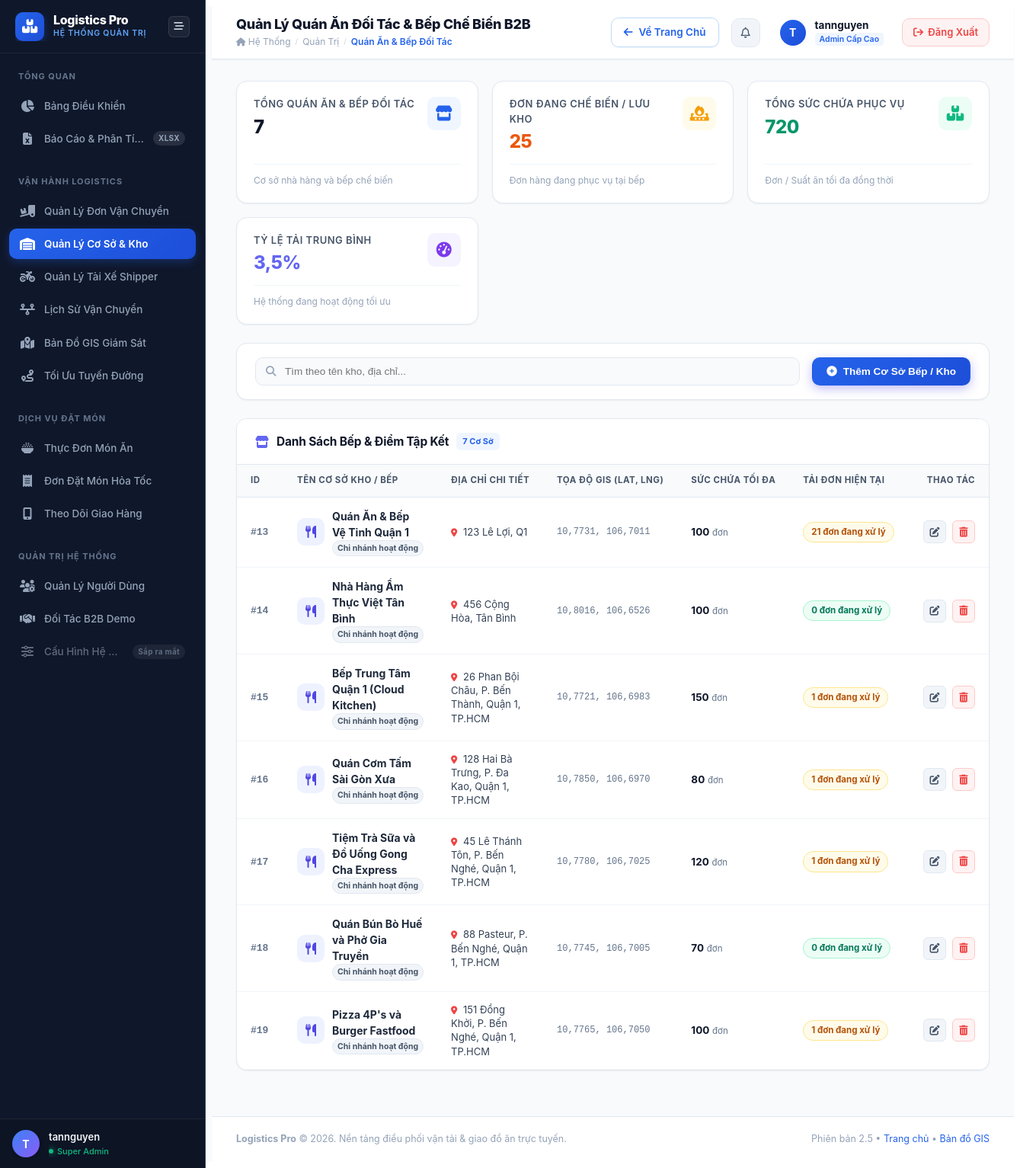
The page /quan-ly-kho/ (signed in) on the database as committed earlier.
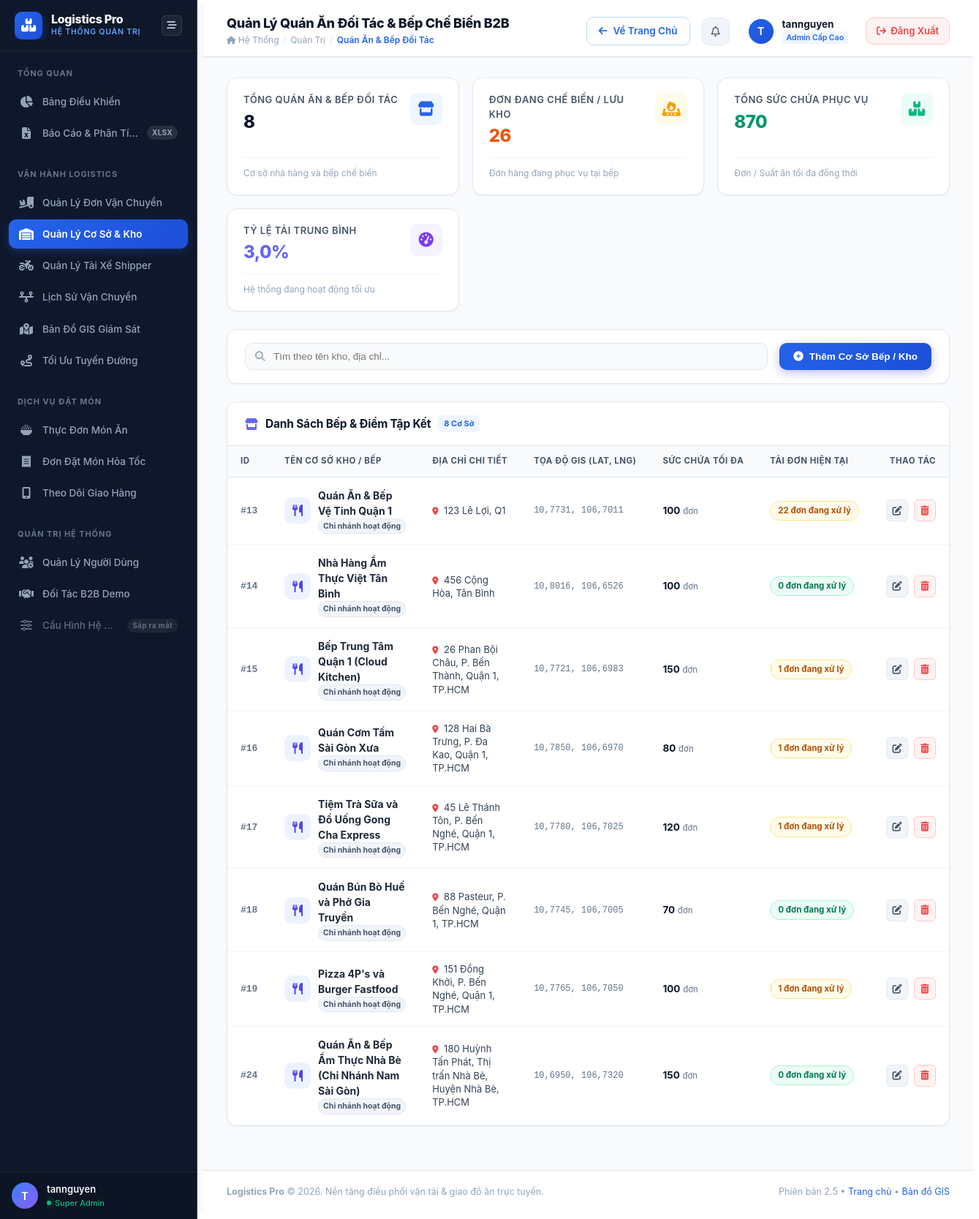
The same page on the database as committed later.
### core/models.py (models this page shows, shortened)
class KhoHang(models.Model):
    chu_so_huu = models.ForeignKey(User, on_delete=models.SET_NULL, null=True, blank=True,
                                   related_name='cac_quan_an', verbose_name="Chủ quán / Đối tác B2B")
    ten_kho = models.CharField(max_length=100, verbose_name="Tên Quán Ăn / Nhà Hàng / Chi Nhánh")
    dia_chi = models.CharField(max_length=200, verbose_name="Địa chỉ")
    lat = models.FloatField(help_text="Vĩ độ (Latitude)")
    lng = models.FloatField(help_text="Kinh độ (Longitude)")
    suc_chua_toi_da = models.IntegerField(default=100, verbose_name="Công suất phục vụ tối đa (Đơn/ngày)")
    loai_hinh = models.CharField(max_length=50, default='Quán ăn ẩm thực', verbose_name="Loại hình cơ sở")
    hinh_anh = models.CharField(max_length=500, blank=True, null=True, default='', verbose_name="Ảnh đại diện quán/bếp")
    danh_gia = models.FloatField(default=4.8, verbose_name="Điểm đánh giá sao")
    thoi_gian_mo_cua = models.CharField(max_length=100, default='07:00 - 22:30', verbose_name="Giờ mở cửa")
    hotline = models.CharField(max_length=20, default='1900 6868', verbose_name="Hotline liên hệ")
    class Meta:
        verbose_name = "Quán ăn / Nhà hàng đối tác B2B"
        verbose_name_plural = "Danh sách Quán ăn / Nhà hàng B2B"

### core/views.py (the view)
# urls.py: path('quan-ly-kho/', views.quan_ly_kho, name='quan_ly_kho'),
@login_required(login_url='core:login')
def quan_ly_kho(request):
    if not request.user.is_staff:
        return redirect('core:home')
    ds_kho = KhoHang.objects.all().order_by('id')
    q = request.GET.get('q', '').strip()
    if q:
        ds_kho = ds_kho.filter(Q(ten_kho__icontains=q) | Q(dia_chi__icontains=q))
    for kho in ds_kho:
        kho.don_chua_giao = kho.donhang_set.exclude(trang_thai__in=['ĐÃ GIAO THÀNH CÔNG', 'ĐÃ HỦY']).count()
        if kho.suc_chua_toi_da and kho.suc_chua_toi_da > 0:
            kho.ty_le_tai = min(round((kho.don_chua_giao / kho.suc_chua_toi_da) * 100), 100)
        else:
            kho.ty_le_tai = 0
    tong_kho = KhoHang.objects.count()
    tong_don_dang_xu_ly = DonHang.objects.exclude(trang_thai__in=['ĐÃ GIAO THÀNH CÔNG', 'ĐÃ HỦY']).count()
    tong_suc_chua = KhoHang.objects.aggregate(Sum('suc_chua_toi_da'))['suc_chua_toi_da__sum'] or 0
    ty_le_tai = round((tong_don_dang_xu_ly / tong_suc_chua * 100), 1) if tong_suc_chua > 0 else 0
    stats = {
        'tong_kho': tong_kho,
        'tong_don_dang_xu_ly': tong_don_dang_xu_ly,
        'tong_suc_chua': tong_suc_chua,
        'ty_le_tai': ty_le_tai,
    }
    return render(request, 'admin_dashboard/quan_ly_kho.html', {
        'ds_kho': ds_kho,
        'stats': stats,
        'q': q,
        'active_menu': 'kho_hang',
    })

### templates/admin_dashboard/quan_ly_kho.html (shortened to what the changed rows need)
{% extends "admin_dashboard/admin_base.html" %}
{% load static currency_filters %}
{% block page_title %}Quản Lý Quán Ăn Đối Tác & Bếp Chế Biến B2B{% endblock %}
{% block admin_content %}
<div class="admin-kpi-grid" style="margin-bottom: 24px;">
    <div class="admin-kpi-card">
        <div class="admin-kpi-header">
            <div>
                <div class="admin-kpi-title">Tổng Quán Ăn & Bếp Đối Tác</div>
                <div class="admin-kpi-value">{{ stats.tong_kho }}</div>
            </div>
        </div>
    </div>
    <div class="admin-kpi-card">
        <div class="admin-kpi-header">
            <div>
                <div class="admin-kpi-title">Đơn Đang Chế Biến / Lưu Kho</div>
                <div class="admin-kpi-value" style="color: #ea580c;">{{ stats.tong_don_dang_xu_ly }}</div>
            </div>
        </div>
    </div>
    <div class="admin-kpi-card">
        <div class="admin-kpi-header">
            <div>
                <div class="admin-kpi-title">Tổng Sức Chứa Phục Vụ</div>
                <div class="admin-kpi-value" style="color: #059669;">{{ stats.tong_suc_chua }}</div>
            </div>
        </div>
    </div>
    <div class="admin-kpi-card">
        <div class="admin-kpi-header">
            <div>
                <div class="admin-kpi-title">Tỷ Lệ Tải Trung Bình</div>
                <div class="admin-kpi-value" style="color: #6366f1;">{{ stats.ty_le_tai }}%</div>
            </div>
        </div>
    </div>
</div>
<div class="admin-card">
    <div class="admin-card-header" style="flex-wrap: wrap; gap: 12px;">
        <div class="admin-card-title-box">
            <i class="fa-solid fa-store admin-card-title-icon" style="color: #6366f1;"></i>
            <h3 class="admin-card-title">Danh Sách Bếp & Điểm Tập Kết</h3>
            <span class="admin-card-badge">{{ ds_kho|length }} Cơ Sở</span>
        </div>
    </div>
    <div class="admin-table-container">
        <table class="admin-table" id="warehouseTable">
            <thead>
                <tr>
                    <th style="width: 70px;">ID</th>
                    <th>Tên Cơ Sở Kho / Bếp</th>
                    <th>Địa Chỉ Chi Tiết</th>
                    <th>Tọa Độ GIS (Lat, Lng)</th>
                    <th>Sức Chứa Tối Đa</th>
                    <th>Tải Đơn Hiện Tại</th>
                    <th style="text-align: right; width: 120px;">Thao Tác</th>
                </tr>
            </thead>
            <tbody>
                {% for kho in ds_kho %}
                <tr id="row-warehouse-{{ kho.id }}">
                    <td>
                        <strong style="color: #64748b; font-family: monospace;">#{{ kho.id }}</strong>
                    </td>
                    <td>
                        <div style="display: flex; align-items: center; gap: 10px;">
                            <div style="width: 36px; height: 36px; border-radius: 10px; background: #eef2ff; color: #4f46e5; display: flex; align-items: center; justify-content: center; font-size: 16px; flex-shrink: 0;">
                                <i class="fa-solid fa-utensils"></i>
                            </div>
                            <div>
                                <div style="font-weight: 700; color: #1e293b; font-size: 14px;">{{ kho.ten_kho }}</div>
                                <span class="admin-badge admin-badge-neutral" style="font-size: 10.5px; padding: 2px 6px;">Chi nhánh hoạt động</span>
                            </div>
                        </div>
                    </td>
                    <td>
                        <div style="color: #334155; font-size: 13px; max-width: 260px; line-height: 1.4;">
                            <i class="fa-solid fa-location-dot" style="color: #ef4444; font-size: 11px; margin-right: 4px;"></i>
                            {{ kho.dia_chi }}
                        </div>
                    </td>
                    <td>
                        <div style="font-family: monospace; font-size: 12px; color: #64748b;">
                            {{ kho.lat|floatformat:4 }}, {{ kho.lng|floatformat:4 }}
                        </div>
                    </td>
                    <td>
                        <strong style="color: #0f172a; font-size: 13.5px;">{{ kho.suc_chua_toi_da }}</strong>
                        <span style="font-size: 11.5px; color: #64748b;">đơn</span>
                    </td>
                    <td>
                        <div style="display: flex; align-items: center; gap: 6px;">
                            <span class="admin-badge {% if kho.don_chua_giao > 0 %}admin-badge-warning{% else %}admin-badge-success{% endif %}">
                                {{ kho.don_chua_giao|default:0 }} đơn đang xử lý
                            </span>
                        </div>
                    </td>
                    <td style="text-align: right;">
                        <div class="admin-row-actions" style="justify-content: flex-end;">
                            <button type="button" class="admin-btn-icon-sm" title="Chỉnh sửa cơ sở này" onclick="openEditWarehouseModal('{{ kho.id }}', '{{ kho.ten_kho|escapejs }}', '{{ kho.dia_chi|escapejs }}', '{{ kho.lat }}', '{{ kho.lng }}', '{{ kho.suc_chua_toi_da }}')">
                                <i class="fa-solid fa-pen-to-square"></i>
                            </button>
                            <button type="button" class="admin-btn-icon-sm" style="color: #ef4444; border-color: #fecaca; background: #fef2f2;" title="Xóa cơ sở kho" onclick="confirmDeleteWarehouse('{{ kho.id }}', '{{ kho.ten_kho|escapejs }}')">
                                <i class="fa-solid fa-trash-can"></i>
                            </button>
                        </div>
                    </td>
                </tr>
                {% endfor %}
            </tbody>
        </table>
    </div>
</div>
{% endblock %}

Rows that differ between the two databases and show on the page:
computed for KhoHang "Quán Ăn & Bếp Vệ Tinh Quận 1": don_chua_giao "21" → "22"
added KhoHang: id "24", ten_kho "Quán Ăn & Bếp Ẩm Thực Nhà Bè (Chi Nhánh Nam Sài Gòn)", dia_chi "180 Huỳnh Tấn Phát, Thị trấn Nhà Bè, Huyện Nhà Bè, TP.HCM", lat "10,6950", lng "106,7320", suc_chua_toi_da "150", don_chua_giao "0"
Other text that changed with them:
{{ stats.tong_kho }}: "7" → "8"
{{ stats.tong_don_dang_xu_ly }}: "25" → "26"
{{ stats.tong_suc_chua }}: "720" → "870"
{{ stats.ty_le_tai }}: "3,5" → "3,0"
{{ ds_kho|length }}: "7" → "8"
